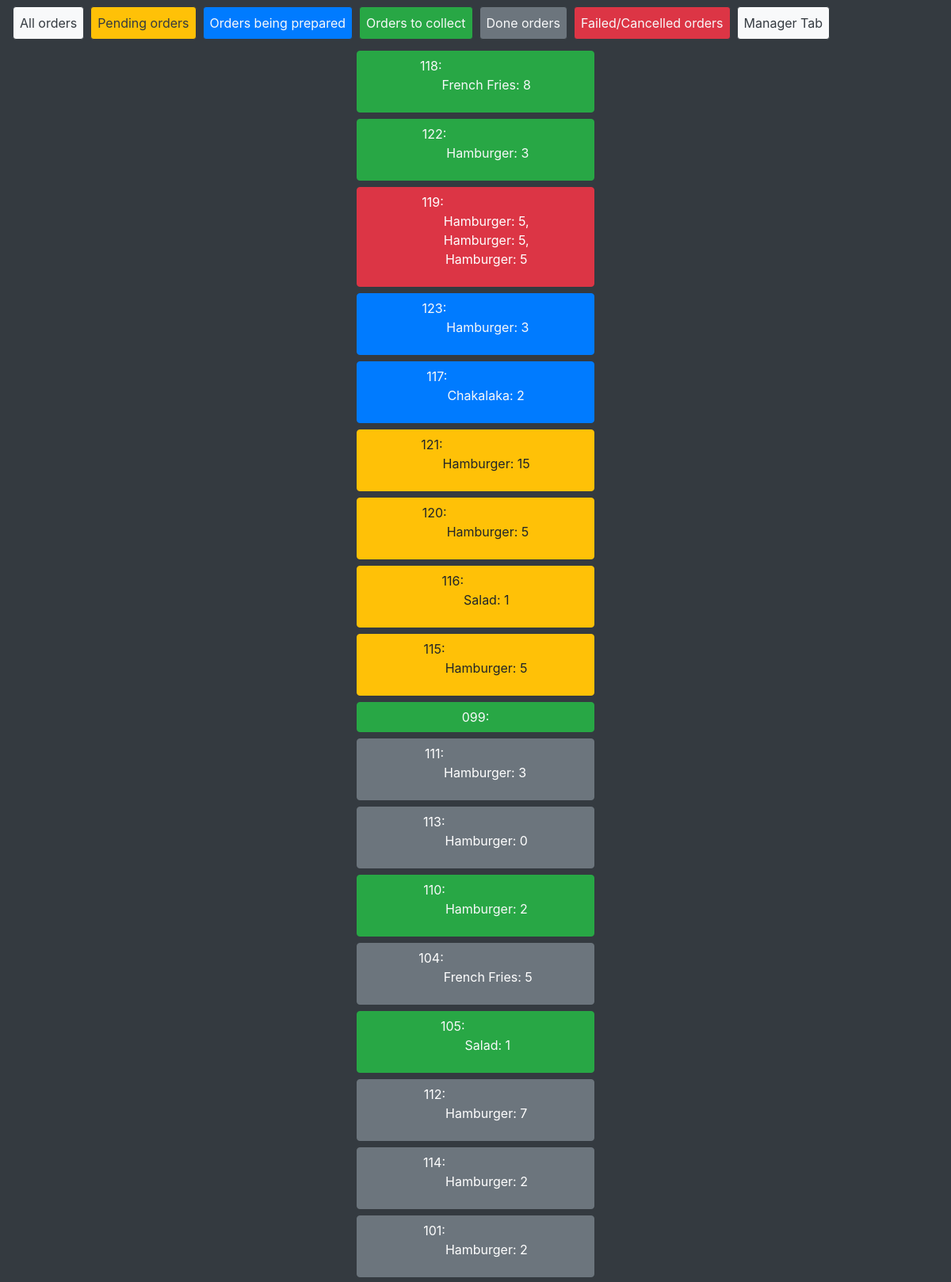
The page /ordersys/manage_orders/ (signed in, upper part) on the database its author committed.
### ordersys/models.py (models this page shows, shortened)
class Order(models.Model):
    ordered_items = models.ManyToManyField(Product, through='ProductAmount')
    date_ordered = models.DateTimeField("Ordered", auto_now=True)
    status = models.CharField(max_length=12, default="Pending")
    cost = models.DecimalField(max_digits=8, decimal_places=2, blank=True)
    def print_ordered_items_products_amounts(self):
        end = ''
        for product_amount in ProductAmount.objects.filter(order=self):
            end += '\n{}: {}, '.format(product_amount.product.name, product_amount.amount)
        return end[:-2]
    def define_shown_id(self):
        if self.id<10:
            return '00{}'.format(self.id)
        elif self.id<100:
            return '0{}'.format(self.id)
        elif self.id<1000:
            return str(self.id)
        else:
            return str(self.id)[-3:]
    def __str__(self):
        return self.define_shown_id()

class ProductAmount(models.Model):
    order = models.ForeignKey(Order, on_delete=models.CASCADE)
    product = models.ForeignKey(Product, on_delete=models.CASCADE)
    amount = models.PositiveIntegerField()

class Product(models.Model):
    name = models.CharField(max_length=32)
    recipe = models.ManyToManyField(Ingredient, through='IngredientAmount')
    cost = models.DecimalField(max_digits=5, decimal_places=2, blank=True)

### ordersys/views/manager_views.py (the view)
# urls.py: path('manage_orders/', views.ManageOrdersView.as_view(), name='manage_orders'),
class ManageOrdersView(LoginRequiredMixin, generic.ListView):
    login_url = '/ordersys/login/'
    template_name = 'ordersys/manager/manage_orders.html'
    model = Order
    context_object_name = 'orders_list'
    def get_queryset(self):
        return Order.objects.order_by('-date_ordered')

### ordersys/templates/ordersys/manager/manage_orders.html
{% extends 'ordersys/base.html'%}
{% block content %}
    {% if orders_list %}
        {% for order in orders_list %}
            {% if order.status == "Pending" %}
                <form action="{% url 'ordersys:order_details' order.id%}" method="get" class="d-flex justify-content-center">
                    <button type="submit" class="btn btn-warning w-25 d-flex mt-2 mb-0 justify-content-center">{{order}}:{{order.print_ordered_items_products_amounts|linebreaks}}</button>
                </form>
            {% elif order.status == "Prepare" %}
                <form action="{% url 'ordersys:order_details' order.id%}" method="get" class="d-flex justify-content-center">
                    <button type="submit" class="btn btn-primary w-25 d-flex mt-2 mb-0 justify-content-center text-light">{{order}}:{{order.print_ordered_items_products_amounts|linebreaks}}</button>
                </form>
            {% elif order.status == "Collect" %}
                <form action="{% url 'ordersys:order_details' order.id%}" method="get" class="d-flex justify-content-center">
                    <button type="submit" class="btn btn-success w-25 d-flex mt-2 mb-0 justify-content-center text-light">{{order}}:{{order.print_ordered_items_products_amounts|linebreaks}}</button>
                </form>
            {% elif order.status == "Done" %}
                <form action="{% url 'ordersys:order_details' order.id%}" method="get" class="d-flex justify-content-center">
                    <button type="submit" class="btn btn-secondary w-25 d-flex mt-2 mb-0 justify-content-center">{{order}}:{{order.print_ordered_items_products_amounts|linebreaks}}</button>
                </form>
            {% else %}
                <form action="{% url 'ordersys:order_details' order.id%}" method="get" class="d-flex justify-content-center">
                    <button type="submit" class="btn btn-danger w-25 d-flex mt-2 mb-0 justify-content-center">{{order}}:{{order.print_ordered_items_products_amounts|linebreaks}}</button>
                </form>
            {% endif %}
        {% endfor %}
    {% endif %}
{% endblock %}

### rows shown on the page
Order: id "118", print_ordered_items_products_amounts "French Fries: 8"
Order: id "122", print_ordered_items_products_amounts "Hamburger: 3"
Order: id "119", print_ordered_items_products_amounts "Hamburger: 5, Hamburger: 5, Hamburger: 5"
Order: id "123", print_ordered_items_products_amounts "Hamburger: 3"
Order: id "117", print_ordered_items_products_amounts "Chakalaka: 2"
Order: id "121", print_ordered_items_products_amounts "Hamburger: 15"
Order: id "120", print_ordered_items_products_amounts "Hamburger: 5"
Order: id "116", print_ordered_items_products_amounts "Salad: 1"
Order: id "115", print_ordered_items_products_amounts "Hamburger: 5"
Order: id "099"
Order: id "111", print_ordered_items_products_amounts "Hamburger: 3"
Order: id "113", print_ordered_items_products_amounts "Hamburger: 0"
Order: id "110", print_ordered_items_products_amounts "Hamburger: 2"
Order: id "104", print_ordered_items_products_amounts "French Fries: 5"
Order: id "105", print_ordered_items_products_amounts "Salad: 1"
Order: id "112", print_ordered_items_products_amounts "Hamburger: 7"
Order: id "114", print_ordered_items_products_amounts "Hamburger: 2"
Order: id "101", print_ordered_items_products_amounts "Hamburger: 2"
